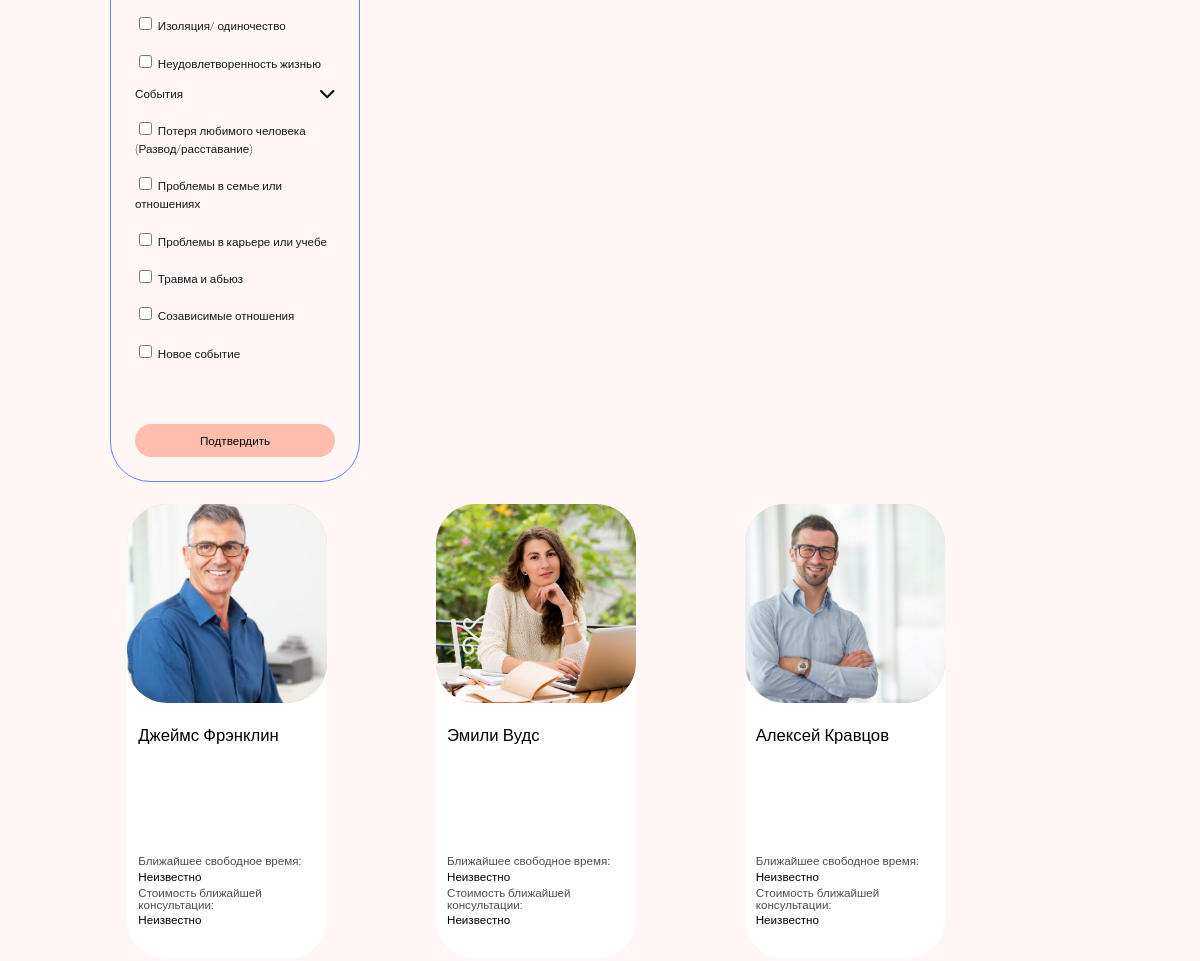
The app's page /therapists/ (signed in, middle part), older data.
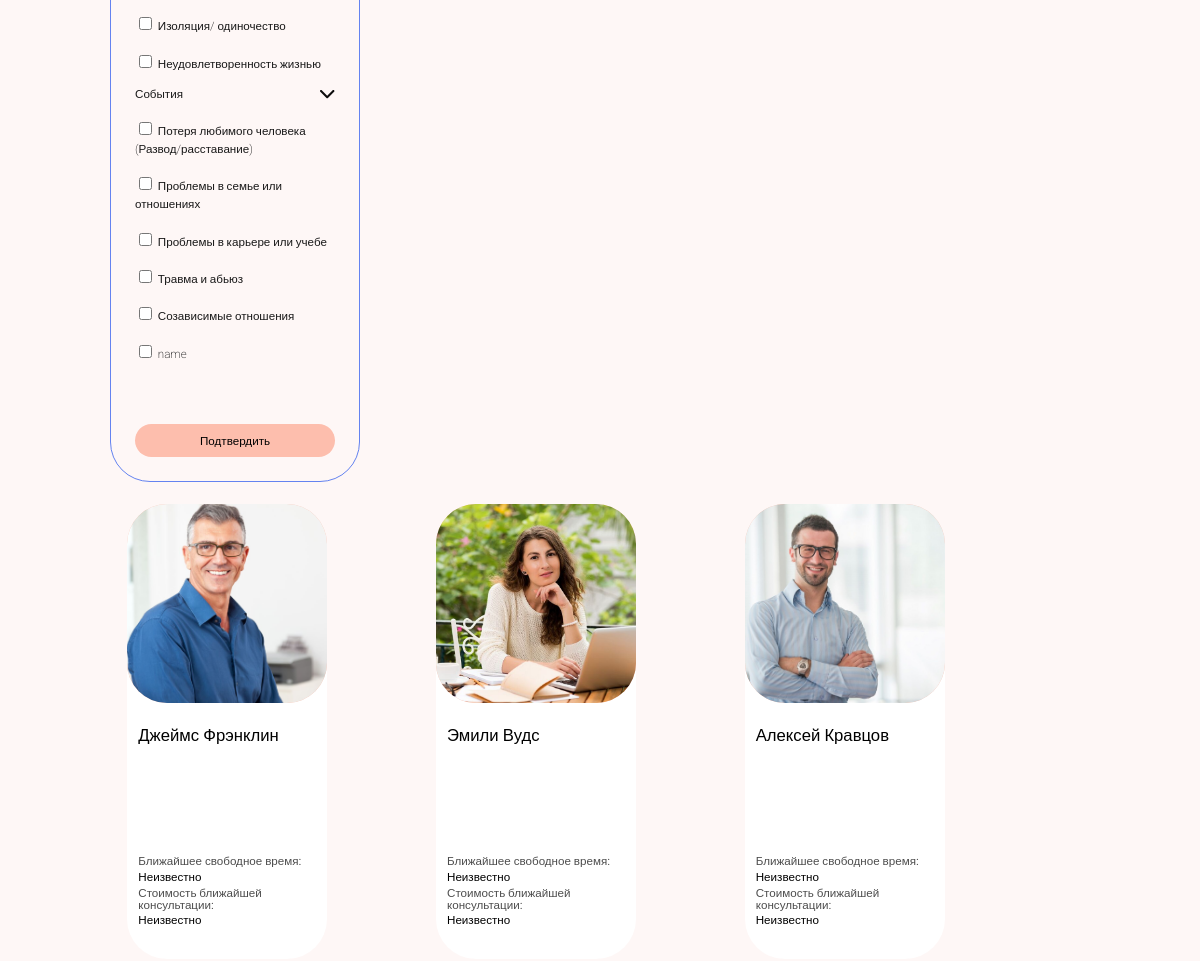
The same page, newer data.
### records/models.py (models this page shows, shortened)
class Feelings(models.Model):
    name = models.CharField(max_length=128)
    description = models.TextField(null=True, blank=True)

class Events(models.Model):
    name = models.CharField(max_length=128)
    description = models.TextField(null=True, blank=True)
    average_rating = models.DecimalField(max_digits=3, decimal_places=2, default=0.0)
    ratings_count = models.IntegerField(default=0)

class Therapist(models.Model):
    user = models.OneToOneField(User, on_delete=models.CASCADE, related_name='therapist', null=True)
    first_name = models.CharField(max_length=128, null=True, blank=True)
    last_name = models.CharField(max_length=128, null=True, blank=True)
    email = models.CharField(max_length=128)
    methods = models.ManyToManyField(Methods)
    feelings = models.ManyToManyField(Feelings)
    events = models.ManyToManyField(Events)
    photo = models.ImageField(upload_to='user_images', blank=True, null=True)
    description = models.TextField(null=True, blank=True)
    history = HistoricalRecords()
    @property
    def next_record_price(self):
        next_record = self.records_set.filter(date__gte=datetime.now()).order_by('date', 'time').first()
        if next_record:
            return next_record.price
        return None

### records/views.py (the view, shortened to what this page needs)
# urls.py: path('therapists/', therapists, name='therapists'),
@login_required(login_url='users/login/')
def therapists(request):
    therapists = Therapist.objects.all()
    selected_methods = request.GET.getlist('methods')
    selected_feelings = request.GET.getlist('feelings')
    selected_events = request.GET.getlist('events')
    selected_price = request.GET.getlist('price')
    selected_date = request.GET.getlist('date')
    if request.method == 'GET':
        if selected_events:
            therapists = therapists.filter(events__name__in=selected_events).distinct()
        if selected_feelings:
            therapists = therapists.filter(feelings__name__in=selected_feelings).distinct()
        if selected_methods:
            therapists = therapists.filter(methods__name__in=selected_methods).distinct()
    selected_next_record_date = request.GET.get('next_record_date')
    selected_next_record_price = request.GET.get('next_record_price')
    if selected_next_record_date:
        therapists = therapists.filter(
            records_set__date__gte=datetime.strptime(selected_next_record_date, "%Y-%m-%d"),
            records_set__date__lte=datetime.strptime(selected_next_record_date, "%Y-%m-%d") + timedelta(days=1)
        ).distinct()
    paginator = Paginator(therapists, 10)
    page = request.GET.get('page')
    therapists = paginator.get_page(page)
    context = {
        'tittle': 'Терапветы',
        'therapists': therapists,
        'methods': Methods.objects.all(),
        'feelings': Feelings.objects.all(),
        'events': Events.objects.all(),
        'selected_methods': selected_methods,
        'selected_feelings': selected_feelings,
        'selected_events': selected_events,
        'selected_price': selected_price,
        'selected_date': selected_date,
        'selected_next_record_date': selected_next_record_date,
        'selected_next_price': selected_next_record_price
    }
    return render(request, 'records/therapists.html', context)

### records/templates/records/therapists.html (shortened to what the changed rows need)
{% extends 'records/base.html' %}
{% load static %}
{% block css %}
    <link rel="stylesheet" href="{% static '/vendor/css/client_all.css' %}"/>
{% endblock %}
{% block content %}
    <section class="therapists">
        <div class="container">
            <div class="therapists__inner inner">
                <div class="therapists__box box">
                    <form method="GET" class="therapists__filter">
                        <ul class="therapists__buttons">
                            <li class="therapists__item feelings-li">
                                {% for feeling in feelings %}
                                    <li class="therapists__item methods__checkbox">
                                        <label for="feelings">
                                            <input
                                                    id="feelings"
                                                    name="feelings"
                                                    value="{{ feeling.name }}"
                                                    type="checkbox"
                                            />
                                            {{ feeling.name }}</label
                                        >
                                    </li>
                                {% endfor %}
                            </li>
                            <li class="therapists__item events-li">
                                {% for event in events %}
                                    <li class="therapists__item methods__checkbox">
                                        <label for="events">
                                            <input
                                                    id="events"
                                                    name="events"
                                                    value="{{ event.name }}"
                                                    type="checkbox"
                                            />
                                            {{ event.name }}</label
                                        >
                                    </li>
                                {% endfor %}
                            </li>
                        </ul>
                    </form>
                    <div class="therapists__right">
                        <div class="therapists__cards">
                            {% for therapist in therapists %}
                                <a href="{% url 'therapist_profile' therapist.id %}" class="therapists__card">
                                    <img src="
                                            {% if therapist.photo %}{{ therapist.photo.url }}{% endif %}"
                                         alt="" class="therapists__card-img"/>
                                    <div class="therapists__card-text">
                                        <div class="therapists__card-text-top">
                                            <p class="therapists__card-name">{{ therapist.first_name }} {{ therapist.last_name }}</p>
                                        </div>
                                        <div class="therapists__card-text-bottom">
                                            <p class="light">Ближайшее свободное время:</p>
                                            <p class="therapists__card-time">
                                                {% if therapist.next_record_price != None %}
                                                    <time
                                                            datetime="{{ therapist.next_record.isoformat }}"
                                                    > {{ therapist.next_record }}
                                                    </time
                                                    >
                                                {% else %} Неизвестно {% endif %}
                                            </p>
                                            <p class="light">Стоимость ближайшей консультации:</p>
                                            <p class="therapists__card-price">
                                                {% if therapist.next_record_price != None %}
                                                    {{ therapist.next_record_price }}₽ {% else %}
                                                    Неизвестно {% endif %} </p>
                                        </div>
                                    </div>
                                </a>
                            {% empty %}
                                <p>Специалисты не найдены</p>
                            {% endfor %}
                        </div>
                    </div>
                </div>
            </div>
        </div>
    </section>
{% endblock %}

Row changes from the older to the newer data that the page shows:
removed Events: name "Новое событие"
added Events: name "name"
